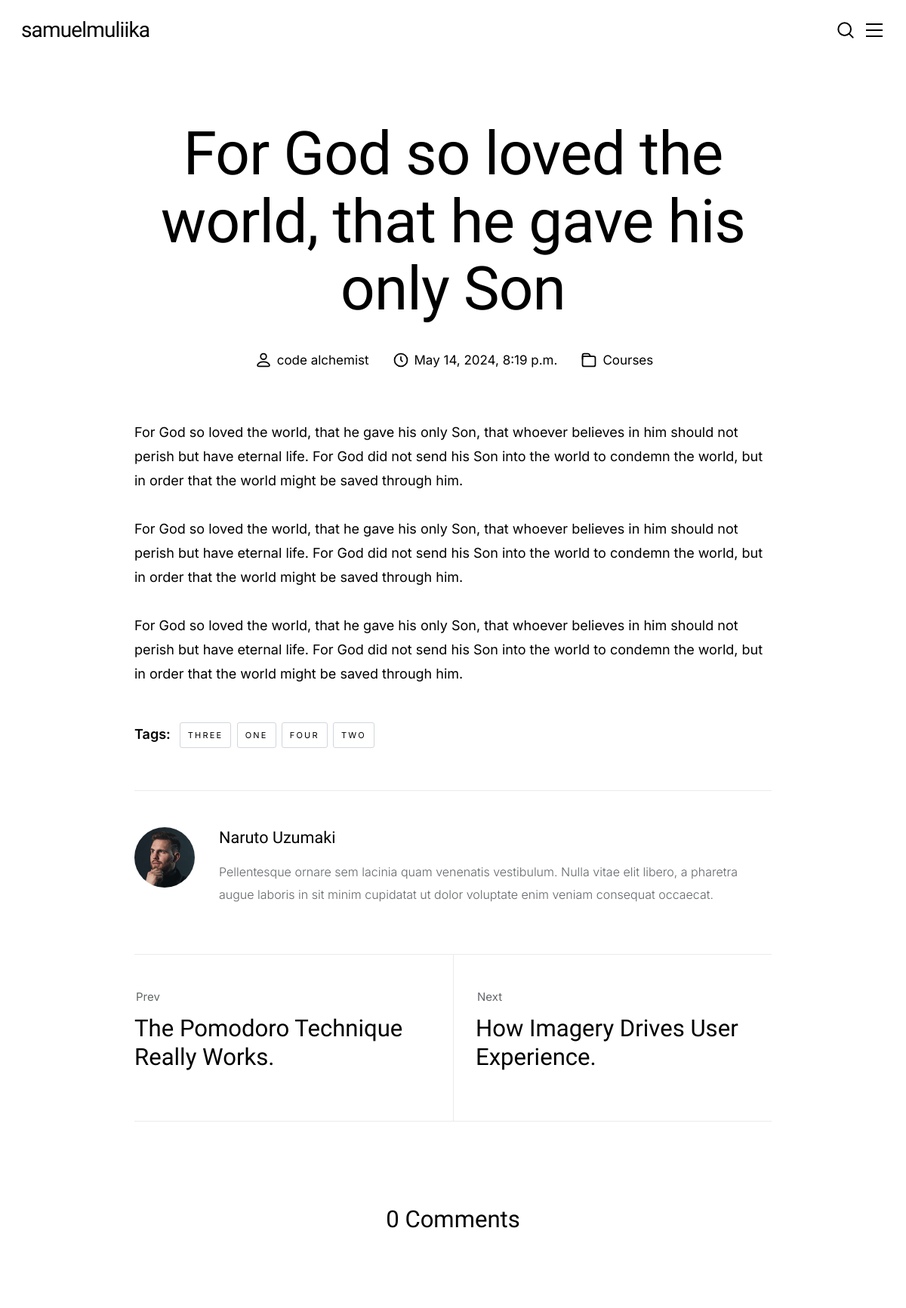
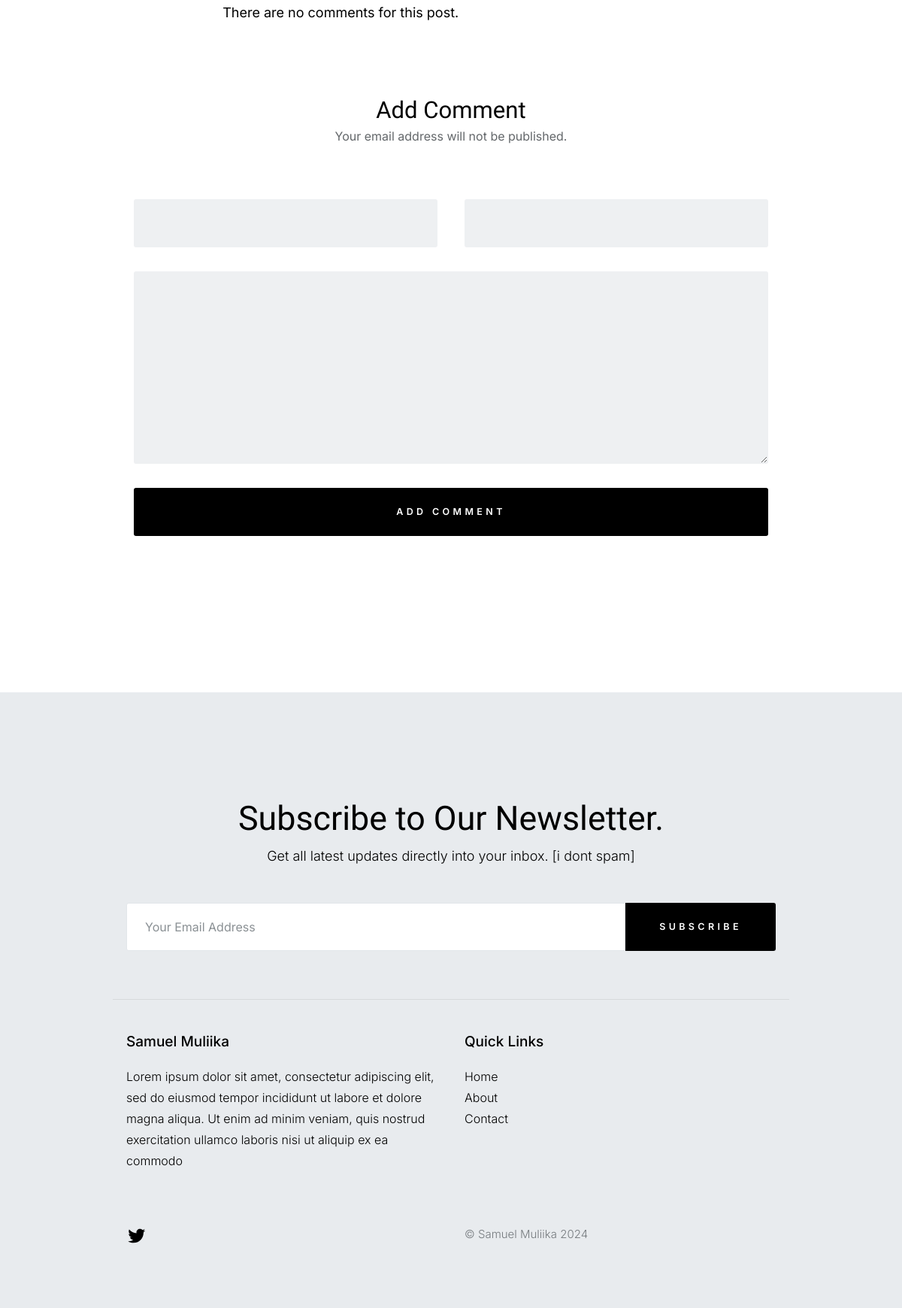
/for-god-so-loved-the-world-that-he-gave-his-only-son/, run on the app's committed database (2 pictures, top to bottom).
### portfolio/models.py (models this page shows, shortened)
class Post(models.Model):
    class NewManager(models.Manager):
        def get_queryset(self):
            return super().get_queryset().filter(status='published')
    options = (
        ('draft', 'Draft'),
        ('published', 'Published'),
    )
    category = models.ForeignKey(Category, on_delete=models.PROTECT, default=1)
    title = models.CharField(max_length=250)
    excerpt = RichTextUploadingField(null=True)
    image = models.ImageField(upload_to=user_directory_path, default='posts/default.jpg')
    slug = models.SlugField(max_length=250, unique_for_date='publish')
    publish = models.DateTimeField(default=timezone.now)
    author = models.ForeignKey(UserBase, on_delete=models.CASCADE, related_name='blog_posts')
    content = RichTextUploadingField()
    tags = TaggableManager(blank=True)
    status = models.CharField(max_length=10, choices=options, default='draft')
    objects = models.Manager()  # default manager
    newmanager = NewManager()  # custom manager
    class Meta:
        ordering = ('-publish',)

class Category(models.Model):
    name = models.CharField(max_length=100)
    def __str__(self):
        return self.name

### accounts/models.py (models this page shows)
class UserBase(AbstractBaseUser, PermissionsMixin):
    email = models.EmailField(_("email address"), unique=True)
    user_name = models.CharField(max_length=150, unique=True)
    is_active = models.BooleanField(default=True)
    is_staff = models.BooleanField(default=False)
    created = models.DateTimeField(auto_now_add=True)
    updated = models.DateTimeField(auto_now=True)
    objects = CustomAccountManager()
    USERNAME_FIELD = "email"
    REQUIRED_FIELDS = ["user_name"]
    class Meta:
        verbose_name = "User"
        verbose_name_plural = "Users"
    def __str__(self):
        return self.user_name

### portfolio/views.py (the view)
# urls.py: path('<slug:post>/', views.post_single, name='post_single'),
def post_single(request, post):
    post = get_object_or_404(Post, slug=post, status='published')
    comments = post.comments.filter(status=True)
    user_comment = None
    if request.method == 'POST':
        comment_form = NewCommentForm(request.POST)
        if comment_form.is_valid():
            user_comment = comment_form.save(commit=False)
            user_comment.post = post
            user_comment.save()
            return HttpResponseRedirect('/' + post.slug)
    else:
        comment_form = NewCommentForm()
    context = {
        'post': post,
        'comments':  user_comment,
        'comments': comments,
        'comment_form': comment_form
        }
    return render(request, 'portfolio/single.html', context)

### portfolio/forms.py
class NewCommentForm(forms.ModelForm):
    class Meta:
        model = Comment
        fields = ('name', 'email', 'content')
        widgets = {
            'name': forms.TextInput(attrs={'class': 'u-fullwidth'}),
            'email': forms.TextInput(attrs={'class': 'u-fullwidth'}),
            'content': forms.Textarea(attrs={'class': 'u-fullwidth'}),
        }

### portfolio/views.py (called while the page is built)
def category_list(request):
    category_list = Category.objects.exclude(name='default')
    context = {
        "category_list": category_list,
    }
    return context

### templates/portfolio/single.html (shortened to what this page needs)
{% extends 'partials/base2.html' %}
{% load static %}
{% block content %}
        <div id="content" class="s-content s-content--blog">
                <div class="row entry-wrap">
                    <div class="column lg-12">
                        <article class="entry format-standard">
                            <header class="entry__header">
                                <h1 class="entry__title">
                                    {{post.title}}
                                </h1>
                                <div class="entry__meta">
                                    <div class="entry__meta-author">
                                        <a href="#">{{post.author}}</a>
                                    </div>
                                    <div class="entry__meta-date">
                                        <svg width="24" height="24" fill="none" viewBox="0 0 24 24">
                                            <circle cx="12" cy="12" r="7.25" stroke="currentColor" stroke-width="1.5"></circle>
                                            <path stroke="currentColor" stroke-width="1.5" d="M12 8V12L14 14"></path>
                                        </svg>
                                        {{post.publish}}
                                    </div>
                                    <div class="entry__meta-cat">
                                        <span class="cat-links">
                                            <a href="#0">{{post.category}}</a>
                                        </span>
                                    </div>
                                </div>
                            </header>
                            <div class="content-primary">
                                <div class="entry__content">
                                    <p class="drop-cap">
                                    {{post.content | safe}}
                                    </p>
                                    <p class="entry__tags">
                                        <strong>Tags:</strong>
                                        <span class="entry__tag-list">
                                            {% for tag in post.tags.all %}
                                                <a href="{% url 'portfolio:tags' tag.slug %}">{{tag.name}}</a>
                                            {% endfor %}
                                        </span>
                                    </p>
                                    <div class="entry__author-box">
                                        <figure class="entry__author-avatar">
                                            <img alt="" src="{% static 'images/avatars/user-06.jpg' %}" class="avatar">
                                        </figure>
                                        <div class="entry__author-info">
                                            <h5 class="entry__author-name">
                                                <a href="#0">
                                                    Naruto Uzumaki
                                                </a>
                                            </h5>
                                            <p>
                                            Pellentesque ornare sem lacinia quam venenatis vestibulum. Nulla vitae elit libero,
                                            a pharetra augue laboris in sit minim cupidatat ut dolor voluptate enim veniam
                                            consequat occaecat.
                                            </p>
                                        </div>
                                    </div>
                                </div>
                                <div class="post-nav">
                                    <div class="post-nav__prev">
                                        <a href="single-standard.html" rel="prev">
                                            <span>Prev</span>
                                            The Pomodoro Technique Really Works.
                                        </a>
                                    </div>
                                    <div class="post-nav__next">
                                        <a href="single-standard.html" rel="next">
                                            <span>Next</span>
                                            How Imagery Drives User Experience.
                                        </a>
                                    </div>
                                </div>
                            </div>
                        </article>
                        <div class="comments-wrap">
                            <div id="comments">
                                <div class="large-12">
                                    {% with comments.count as total_comments %}
                                    <h3>{{ total_comments }} Comment{{ total_comments|pluralize }}</h3>
                                    {% endwith %}
                                    <ol class="commentlist">
                                        {% for comment in comments %}
                                        <li class="thread-alt depth-1 comment">
                                            <div class="comment__avatar">
                                                <img class="avatar" src="{% static 'images/avatars/user-04.jpg' %}" alt="" width="50" height="50">
                                            </div>
                                            <div class="comment__content" id="">
                                                <div class="comment__info">
                                                    <div class="comment__author">{{ comment.name }}</div>
                                                    <div class="comment__meta">
                                                        <div class="comment__time">{{ comment.publish }}</div>
                                                    </div>
                                                </div>
                                                <div class="comment__text">
                                                <p>{{ comment.content|linebreaks }}</p>
                                                </div>
                                            </div>
                                        </li>
                                        {% empty %}
                                            <li class="thread-alt depth-1 comment">
                                                <div class="comment__text">
                                                    <p>There are no comments for this post.</p>
                                                </div>
                                            </li>
                                        {% endfor %}
                                    </ol>
                                </div>
                            </div>
                            <div class="comment-respond">
                                <div id="respond">
                                    <h3>
                                    Add Comment
                                    <span>Your email address will not be published.</span>
                                    </h3>
                                    <form name="contactForm" id="contactForm" method="post" action="." autocomplete="off">
                                        <fieldset class="row">
                                            <div class="column lg-6 tab-12 form-field">
                                                {{ comment_form.name }}
                                            </div>
                                            <div class="column lg-6 tab-12 form-field">
                                                {{ comment_form.email }}
                                            </div>
                                            <div class="column lg-12 message form-field">
                                                {{ comment_form.content }}
                                            </div>
                                            <div class="column lg-12">
                                                <input name="submit" id="submit" class="btn btn--primary btn-wide btn--large u-fullwidth" value="Add Comment" type="submit">
                                            </div>
                                        </fieldset>
                                    </form>
                                </div>
                            </div>
                        </div>
                    </div>
                </div>
{% endblock content %}

### data on the page
Post: title "For God so loved the world, that he gave his only Son", author "code alchemist", publish "May 14, 2024, 8:19 p.m.", category "Courses", content "For God so loved the world, that he gave his only Son, that whoever believes in him should not perish but have eternal life. For God did not send his Son into the world to condemn the world, but in order that the world might be saved through him. For God so loved the world, that he gave his only Son, that whoever believes in him should not perish but have eternal life. For God did not send his Son into the world to condemn the world, but in order that the world might be saved through him. For God so loved the world, that he gave his only Son, that whoever believes in him should not perish but have eternal life. For God did not send his Son into the world to condemn the world, but in order…"
Tag: name "THREE"
Tag: name "ONE"
Tag: name "FOUR"
Tag: name "TWO"

### other printed values
{{ total_comments }} "0"
